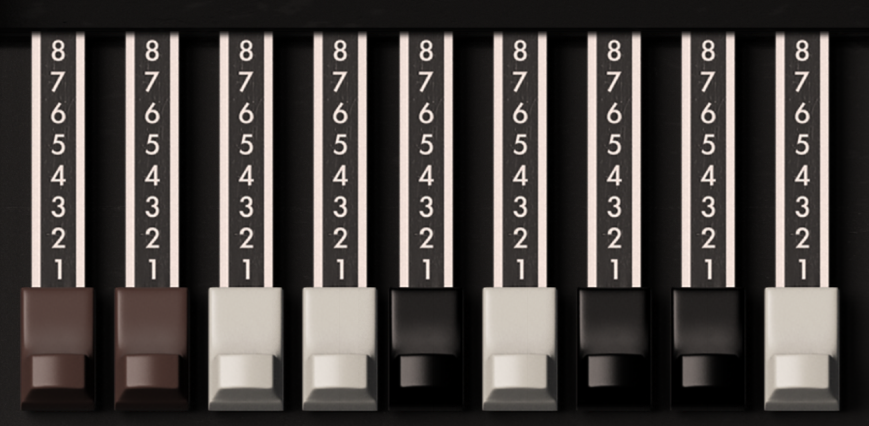
#> input picture docs/drawbar-heads-ref.png, 869 x 426 px
$ python gen_home_art.py
#> lines starting #> are read from the running program, lines starting #| are printed output that depends on the picture
#!/usr/bin/env python3
# SPDX-License-Identifier: GPL-3.0-only
# Copyright (C) 2026 Guilherme Ruppert (OrganVave-1)
"""Art of the HOME screen (firmware/src/organ_home_art.h), generated: do not edit the header by hand.

  python3 tools/gen_home_art.py          (reads docs/drawbar-heads-ref.png and assets/fonts/InterTight[wght].ttf)

The nine drawbar heads are crops of the reference picture (docs/drawbar-heads-ref.png), one per drawbar, resized to the
HOME's size (18 x 29 px) and stored as RGB565. The PERC label is the text rotated 90 degrees counter-clockwise, on black.
"""
import math
from pathlib import Path
from PIL import Image, ImageDraw, ImageFont

ROOT = Path(__file__).resolve().parent.parent
REF = ROOT / "docs" / "drawbar-heads-ref.png"
FONT = ROOT / "assets" / "fonts" / "InterTight[wght].ttf"
OUT = ROOT / "firmware" / "src" / "organ_home_art.h"

HEAD_W, HEAD_H = 18, 29
CENTERS = [55 + i * 93.5 for i in range(9)]           # the nine heads' centres in the reference (px)
CROP_X, CROP_Y0, CROP_Y1 = 35, 292, 412              # half width of a head, its top and bottom rows


def rgb565(r, g, b):
    return ((r >> 3) << 11) | ((g >> 2) << 5) | (b >> 3)


def heads():
    ref = Image.open(REF).convert("RGB")
    out = []
    for c in CENTERS:
        crop = ref.crop((round(c - CROP_X), CROP_Y0, round(c + CROP_X), CROP_Y1))
        out.append(crop.resize((HEAD_W, HEAD_H), Image.LANCZOS))
#> this loop made 9 passes
#> pass 1, in heads, `crop = ref.crop((round(c - CROP_X), CROP_Y0, round(c + CROP_X), CROP_Y..`:
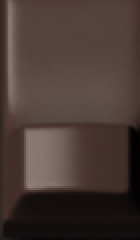
#> crop: PIL image 70x120 RGB (shown 2 times larger); mean R, G, B 73.1, 57.1, 52.8
#> pass 3, in heads, `crop = ref.crop((round(c - CROP_X), CROP_Y0, round(c + CROP_X), CROP_Y..`:
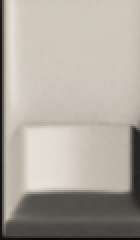
#> crop: PIL image 70x120 RGB (shown 2 times larger); mean R, G, B 174.6, 167.9, 159.4
#> after the loop:
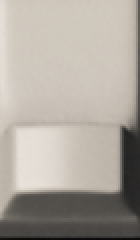
#> crop: PIL image 70x120 RGB (shown 2 times larger); mean R, G, B 172.6, 166, 157.6
#> after the loop, out = 9 items
    return out


def perc():
    font = ImageFont.truetype(str(FONT), 9)
    tmp = Image.new("RGB", (40, 14), (0, 0, 0))
    ImageDraw.Draw(tmp).text((1, 1), "PERC", font=font, fill=(255, 255, 255))
    bbox = tmp.getbbox()
    tmp = tmp.crop(bbox)
    return tmp.rotate(90, expand=True)                 # counter-clockwise, reads bottom to top


def c_array(img):
    w, h = img.size
    return ",".join(f"0x{rgb565(*img.getpixel((x, y))):04x}" for y in range(h) for x in range(w))


def main():
    hs = heads()
#> hs = 9 items
    pc = perc()
    lines = [
        "/* SPDX-License-Identifier: GPL-3.0-only */",
        "/* GENERATED by tools/gen_home_art.py from docs/drawbar-heads-ref.png and the InterTight font: do not edit. */",
        "#ifndef ORGAN_HOME_ART_H",
        "#define ORGAN_HOME_ART_H",
        "",
        f"#define HOME_HEAD_W {HEAD_W}",
        f"#define HOME_HEAD_H {HEAD_H}",
        "/* the nine upper drawbar heads, left to right (RGB565, row by row) */",
        f"static const uint16_t HOME_HEAD[9][{HEAD_W * HEAD_H}] = {{",
    ]
    for h in hs:
        lines.append("    {" + c_array(h) + "},")
#> after the loop, lines = 18 items
    lines += [
        "};",
        f"#define HOME_PERC_W {pc.width}",
        f"#define HOME_PERC_H {pc.height}",
        "/* sin(a) x 1000 for a = 0 .. 90 degrees: the knobs' and the selector's pointers (no floating point in the firmware) */",
        "static const int16_t HOME_SIN1000[91] = {" + ",".join(str(round(1000 * math.sin(math.radians(a)))) for a in range(91)) + "};",
        "/* the PERC label, rotated (RGB565 on black) */",
        f"static const uint16_t HOME_PERC[{pc.width * pc.height}] = {{" + c_array(pc) + "};",
        "",
        "#endif",
        "",
    ]
    OUT.write_text("\n".join(lines))
    print("wrote", OUT, "perc", pc.size)


if __name__ == "__main__":
    main()
